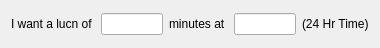
<?xml version="1.0" encoding="UTF-8"?>
<ui version="4.0">
 <class>LunchWidgetItem</class>
 <widget class="QWidget" name="LunchWidgetItem">
  <property name="geometry">
   <rect>
    <x>0</x>
    <y>0</y>
    <width>380</width>
    <height>48</height>
   </rect>
  </property>
  <property name="windowTitle">
   <string>Form</string>
  </property>
  <layout class="QVBoxLayout" name="verticalLayout">
   <item>
    <layout class="QHBoxLayout" name="horizontalLayout">
     <item>
      <widget class="QLabel" name="label">
       <property name="text">
        <string>I want a lucn of </string>
       </property>
      </widget>
     </item>
     <item>
      <widget class="QLineEdit" name="lineEdit"/>
     </item>
     <item>
      <widget class="QLabel" name="label_2">
       <property name="text">
        <string>minutes at </string>
       </property>
      </widget>
     </item>
     <item>
      <widget class="QLineEdit" name="lineEdit_2"/>
     </item>
     <item>
      <widget class="QLabel" name="label_3">
       <property name="text">
        <string>(24 Hr Time)</string>
       </property>
      </widget>
     </item>
    </layout>
   </item>
  </layout>
 </widget>
 <resources/>
 <connections/>
</ui>
